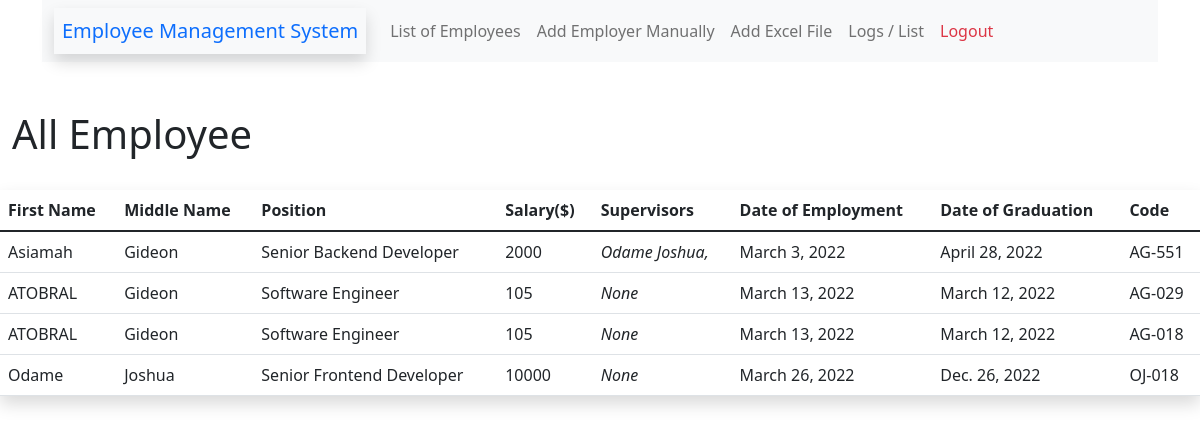
The app's page / (signed in) with its own data.
### EmployeeApp/models/employee_model.py (models this page shows, shortened)
class Employee(models.Model):
    first_name      = models.CharField(max_length=100)
    middle_name     = models.CharField(max_length=100)
    date_of_graduation= models.DateField(blank=True)
    date_of_employment= models.DateField(blank=True)
    position        = models.CharField(max_length=100)
    salary          = models.IntegerField(default=0)
    supervisors     = models.ManyToManyField('Employee', blank=True)
    employee_code   = models.CharField(max_length=6, blank=True)
    def __str__(self):
        return f'{self.first_name} {self.middle_name}'
    class Meta:
        ordering = ['-id']

### EmployeeApp/views/general_views.py (the view)
# urls.py: path('', general_views.employee_list, name="index"),
@login_required
def employee_list(request):
	employees = Employee.objects.all()
	context = {
		"employees": employees
	}
	return render(request, 'employee_list.html', context)

### EmployeeApp/templates/employee_list.html (shortened to what this page needs)
<!DOCTYPE html>
<html lang="en">
<head>
  {% load static %}
  <link href="https://cdn.jsdelivr.net/npm/bootstrap@5.1.3/dist/css/bootstrap.min.css" rel="stylesheet"
>
</head>
<body class="container-fluid">
  <div class="container">{% include 'header.html'%}</div>
  <main>
    <h1>All Employee</h1><br>
    <div class="row">
      <table class="table shadow">
        <thead>
          <tr>
            <th scope="col">First Name</th>
            <th scope="col">Middle Name</th>
            <th scope="col">Position</th>
            <th scope="col">Salary($)</th>
            <th scope="col">Supervisors</th>
            <th scope="col">Date of Employment</th>
            <th scope="col">Date of Graduation</th>
            <th scope="col">Code</th>
          </tr>
        </thead>
        <tbody>
        {% for employee in employees %}
          <tr>
            <td>{{employee.first_name}}</td>
            <td>{{employee.middle_name}}</td>
            <td>{{employee.position}}</td>
            <td>{{employee.salary}}</td>
            <td>
              <i>
                {% for supervisor in employee.supervisors.all %}
                    {{supervisor}},<br>
                  {% empty %}
                  None
                {% endfor %}
              </i>
            </td>
            <td>{{employee.date_of_employment}}</td>
            <td>{{employee.date_of_graduation}}</td>
            <td>{{employee.employee_code}}</td>
          </tr>
        {% endfor %}
        </tbody>
      </table>
    </div>
  </main>
</body>
</html>

### records on screen
Employee: first_name "Asiamah", middle_name "Gideon", position "Senior Backend Developer", salary "2000", date_of_employment "March 3, 2022", date_of_graduation "April 28, 2022", employee_code "AG-551"
Employee: first_name+middle_name "Odame Joshua", first_name "Odame", middle_name "Joshua", position "Senior Frontend Developer", salary "10000", date_of_employment "March 26, 2022", date_of_graduation "Dec. 26, 2022", employee_code "OJ-018"
Employee: first_name "ATOBRAL", middle_name "Gideon", position "Software Engineer", salary "105", date_of_employment "March 13, 2022", date_of_graduation "March 12, 2022", employee_code "AG-029"
Employee: first_name "ATOBRAL", middle_name "Gideon", position "Software Engineer", salary "105", date_of_employment "March 13, 2022", date_of_graduation "March 12, 2022", employee_code "AG-018"
